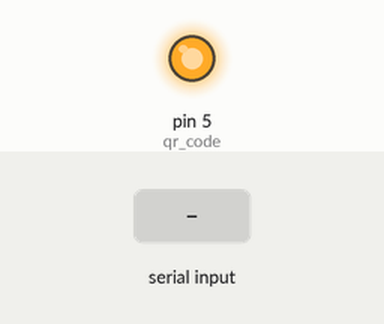
The sketch below on a simulated Arduino Uno, built with avr-gcc and run on an emulated ATmega328P. On the bench: output pins drawn as LEDs (lit = HIGH). Inputs (shaded band) come from the test bench. What the sketch prints to the serial monitor is not drawn.

Above: at 1.2 s.
1.3 s: "A\n" received over Serial
At 2.4 s:
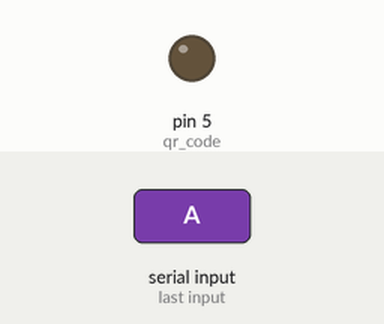
2.8 s: "A\n" received over the second serial link
5.7 s: "B\n" received over the second serial link
Timing chart, 0 to 8.7 s (numbered marks = the images above; inputs shaded):
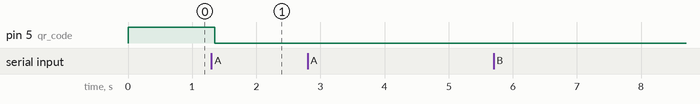

Measured:
- after the input at 1.3 s, pin 5 (qr_code): HIGH → LOW after 0.05 s
- after the input at 2.8 s, every drawn part: stays the same
- after the input at 5.7 s, every drawn part: stays the same

The sketch:

QR_READ_TO_Myrio.ino
```cpp
#include <SoftwareSerial.h>
#define qr_code 5
SoftwareSerial QR_code(9, 8); // RX, TXy
bool ch_scan = false, ch_send = false, once_time = true;
String dat;


unsigned long period = 4500;//5200
unsigned long last_time = 0;


void setup() {

  Serial.begin(9600);
  QR_code.begin(9600);
  pinMode(qr_code , OUTPUT);
  digitalWrite(qr_code, HIGH);// QR CODE TURN OFF

}

void loop() {

  if (QR_code.available()) {
    String txt = QR_code.readStringUntil("\n");
    //    Serial.println(txt+"   space  "+String(txt.length()));
    if (txt.length() == 2) {
      dat = txt.substring(0, 1);
      ch_send = true;
      //      Serial.println(txt + "  CH 2");
    } else if (txt.length() == 16) {
      dat = txt.substring(14, 15);
      ch_send = true;
      //      Serial.println(txt + "  CH 16");
    }
  }

  if (ch_send == true) {
    Serial.println(dat); delay(50);
    ch_scan = false;
  } else {
    Serial.println('4'); delay(50);
    ch_scan = false;
  }

  if (Serial.available()) {
    char tt = Serial.read();
    if (tt == 'A') {
      //      Serial.println("work A");
      ch_scan = true;
    } else if (tt == 'B') {
      ch_send = false;
      once_time = true;
      dat = "";
    }
  }
  if (ch_scan == true) {
    if (once_time == true) {
      //      Serial.println("work this once time");
      digitalWrite(qr_code, HIGH); delay(50);
      digitalWrite(qr_code, LOW);
      once_time = false;
      last_time = millis();
    } else {
      digitalWrite(qr_code, HIGH);
    }

    if (( millis() - last_time > period) && once_time == false) {
      //      Serial.println("work this");
      once_time = true;
      last_time = millis();
    }


  }

}

/*
  if (Serial.available()) {
    char a = Serial.read();

    QR_code.write(static_cast<byte>(0x7E));
    QR_code.write(static_cast<byte>(0x00));
    QR_code.write(static_cast<byte>(0x08));
    QR_code.write(static_cast<byte>(0x01));
    QR_code.write(static_cast<byte>(0x00));
    QR_code.write(static_cast<byte>(0x02));
    QR_code.write(static_cast<byte>(0x01));
    QR_code.write(static_cast<byte>(0xAB));
    QR_code.write(static_cast<byte>(0xCD));

  }
*/
```
